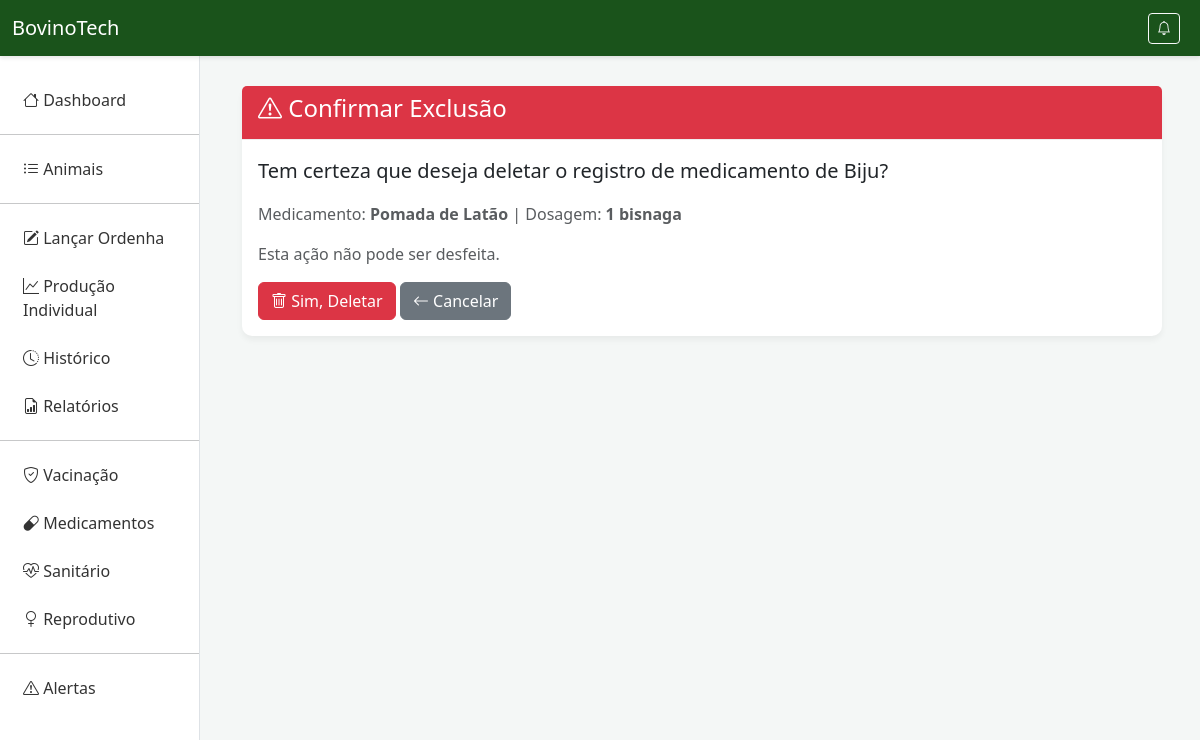
/medicamentos/5/deletar/, run on the app's committed database.
### producao/models.py (models this page shows, shortened)
class Medicamento(models.Model):
    animal = models.ForeignKey(Animal, on_delete=models.CASCADE)
    nome_medicamento = models.CharField(max_length=100)
    dosagem = models.CharField(max_length=50)
    data_inicio = models.DateField()
    tem_carencia = models.BooleanField(default=True, verbose_name="Possui Carência?")
    periodo_carencia_dias = models.IntegerField(default=0, help_text="Dias de carência para o consumo do leite")
    data_fim_carencia = models.DateField(null=True, blank=True)

class Animal(models.Model):
    SEXO_CHOICES = [('M', 'Macho'), ('F', 'Fêmea')]
    identificacao = models.CharField(max_length=100, unique=True, verbose_name="Brinco/Nome")
    raca = models.CharField(max_length=100, verbose_name="Raça")
    data_nascimento = models.DateField(verbose_name="Data de Nascimento")
    sexo = models.CharField(max_length=1, choices=SEXO_CHOICES, verbose_name="Sexo")

### producao/views.py (the view)
# urls.py: path('medicamentos/<int:pk>/deletar/', views.deletar_medicamento, name='deletar_medicamento'),
def deletar_medicamento(request, pk):
    medicamento = get_object_or_404(Medicamento, pk=pk)
    if request.method == 'POST':
        medicamento.delete()
        return redirect('medicamentos')
    return render(request, 'deletar_medicamento.html', {'medicamento': medicamento})

### producao/templates/deletar_medicamento.html (shortened to what this page needs)
{% extends 'base.html' %}
{% block content %}
<div class="card border-danger">
    <div class="card-header bg-danger text-white">
        <h4><i class="bi bi-exclamation-triangle"></i> Confirmar Exclusão</h4>
    </div>
    <div class="card-body">
        <p class="lead">Tem certeza que deseja deletar o registro de medicamento de <strong>{{ medicamento.animal.identificacao }}</strong>?</p>
        <p class="text-muted">Medicamento: <strong>{{ medicamento.nome_medicamento }}</strong> | Dosagem: <strong>{{ medicamento.dosagem }}</strong></p>
        <p class="text-muted">Esta ação não pode ser desfeita.</p>
        <form method="post" class="d-inline">
            <button type="submit" class="btn btn-danger"><i class="bi bi-trash"></i> Sim, Deletar</button>
            <a href="{% url 'medicamentos' %}" class="btn btn-secondary"><i class="bi bi-arrow-left"></i> Cancelar</a>
        </form>
    </div>
</div>
{% endblock %}

### producao/templates/base.html (style rules this page uses)
* { margin: 0; padding: 0; box-sizing: border-box; }
body { background-color: #f4f7f6; font-family: 'Segoe UI', Tahoma, Geneva, Verdana, sans-serif; }
.card { border: none; border-radius: 10px; box-shadow: 0 4px 6px rgba(0,0,0,0.05); }
.card-header { background: white; border-bottom: 1px solid #eee; font-weight: bold; }

### data on the page
Medicamento: animal.identificacao "Biju", nome_medicamento "Pomada de Latão", dosagem "1 bisnaga"
